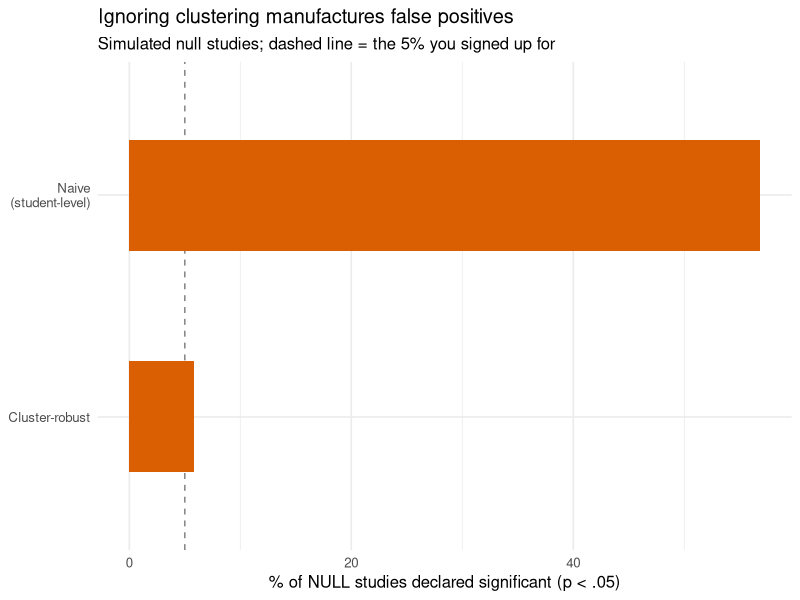

This chart was generated by the following R code:
# Simulated demo for "Students aren't independent".
# School-level treatment, NO true effect, strong within-school correlation.
# Naive student-level SEs understate uncertainty -> inflated false positives;
# cluster-robust SEs fix it. All data simulated.
suppressMessages({library(ggplot2); library(sandwich)})

sim_study <- function(n_school = 60, per = 50, tau = 0.6, sigma = 1, effect = 0) {
  school <- rep(seq_len(n_school), each = per)
  u <- rnorm(n_school, 0, tau)[school]              # school random effect (clustering)
  treat <- rep(rbinom(n_school, 1, 0.5), each = per) # treatment assigned at school level
  y <- effect * treat + u + rnorm(n_school * per, 0, sigma)
  data.frame(y, treat, school)
}

icc <- 0.6^2 / (0.6^2 + 1^2)
cat(sprintf("ICC = %.2f | design effect (per=50) = %.1f\n", icc, 1 + (50 - 1) * icc))

# --- one illustrative null draw where naive is "significant" but clustering is not
pick <- NA
for (s in 1:60) {
  set.seed(s); d <- sim_study()
  m <- lm(y ~ treat, d)
  se_n <- sqrt(diag(vcov(m)))["treat"]
  se_c <- sqrt(diag(vcovCL(m, cluster = ~school)))["treat"]
  p_n <- 2 * pnorm(-abs(coef(m)["treat"] / se_n))
  p_c <- 2 * pnorm(-abs(coef(m)["treat"] / se_c))
  if (p_n < 0.01 && p_c > 0.10) { pick <- s; break }
}
set.seed(pick); d <- sim_study(); m <- lm(y ~ treat, d)
se_n <- sqrt(diag(vcov(m)))["treat"]; se_c <- sqrt(diag(vcovCL(m, cluster = ~school)))["treat"]
b <- coef(m)["treat"]
cat(sprintf("\nExample null draw (true effect = 0):\n"))
cat(sprintf("  estimate = %.3f\n", b))
cat(sprintf("  naive SE = %.3f -> p = %.4f\n", se_n, 2 * pnorm(-abs(b / se_n))))
cat(sprintf("  cluster-robust SE = %.3f -> p = %.3f\n", se_c, 2 * pnorm(-abs(b / se_c))))

# --- false-positive rate across many null studies
set.seed(1)
R <- 600
fp <- t(sapply(seq_len(R), function(i) {
  d <- sim_study()
  m <- lm(y ~ treat, d)
  b <- unname(coef(m)["treat"])
  pn <- 2 * pnorm(-abs(b / unname(sqrt(diag(vcov(m)))["treat"])))
  pc <- 2 * pnorm(-abs(b / unname(sqrt(diag(vcovCL(m, cluster = ~school)))["treat"])))
  c(naive = pn < 0.05, cluster = pc < 0.05)
}))
rate <- colMeans(fp)
cat(sprintf("\nFalse-positive rate over %d null studies: naive %.0f%% | cluster-robust %.0f%%\n",
            R, 100 * rate["naive"], 100 * rate["cluster"]))

df <- data.frame(method = c("Naive\n(student-level)", "Cluster-robust"),
                 rate = 100 * as.numeric(rate))
p <- ggplot(df, aes(x = rate, y = method)) +
  geom_vline(xintercept = 5, linetype = "dashed", colour = "grey50") +
  geom_col(fill = "#d95f02", width = 0.5) +
  labs(x = "% of NULL studies declared significant (p < .05)", y = NULL,
       title = "Ignoring clustering manufactures false positives",
       subtitle = "Simulated null studies; dashed line = the 5% you signed up for") +
  theme_minimal(base_size = 12)
ggsave("writing/posts/clustering-independence/fig-falsepos.png", p, width = 7, height = 2.6, dpi = 150)
cat("figure written\n")
